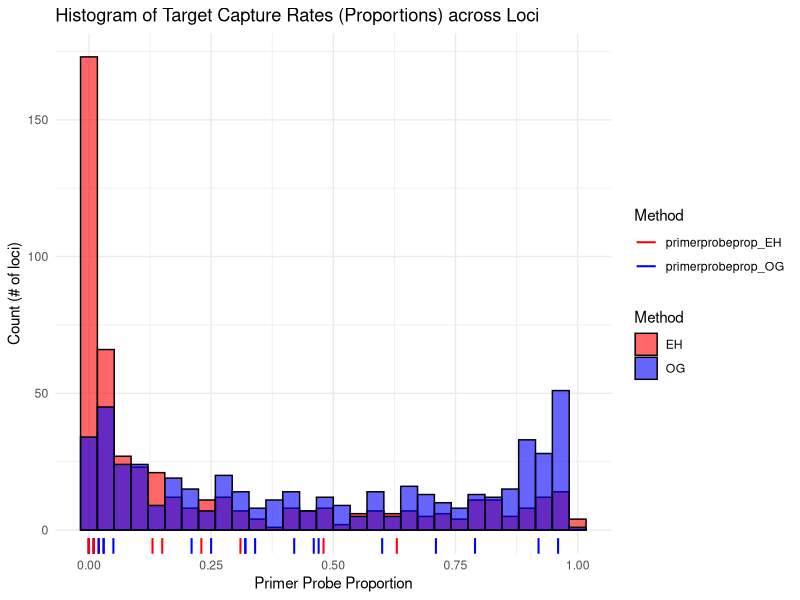

Generate this figure with R: (Note: this script raises an error after producing the figure.)
# Install packages
install.packages("readxl")

# Load required libraries
library(readxl)
library(ggplot2)
library(tidyr)
library(dplyr)

#Read in the Excel file
data <- read_excel("GTscore_Summary_comparison.xlsx", sheet = "locus_summary")
to_remove <- read_excel("GTscore_Summary_comparison.xlsx", sheet = "to_remove")

# Optional: check your column names
print(colnames(data))

#Reshape to long format
data_long <- data %>%
  pivot_longer(cols = c(primerprobeprop_EH, primerprobeprop_OG),
               names_to = "GenotypeType",
               values_to = "Proportion") %>%
  mutate(Proportion = as.numeric(Proportion))  # <-- Force numeric

# Filter data_long for the loci to be removed
highlight_loci <- data_long %>%
  filter(locus %in% to_remove$locus)
highlight_loci <- inner_join(data, to_remove, by = "locus")
highlight_long <- inner_join(highlight_loci, data_long, by = "locus")

#Let's create a histogram overlaying the proportion of primer probe reads captured by each locus for both methods (EH and OG)
histogram_loci <-ggplot(data_long, aes(x = Proportion, fill = GenotypeType)) +
  geom_histogram(position = "identity", bins = 30, alpha = 0.6, color = "black") +
  geom_rug(data = highlight_long, aes(x = Proportion, color = GenotypeType),
           sides = "b", size = 0.7, inherit.aes = FALSE) +
  scale_fill_manual(values = c("primerprobeprop_EH" = "red", "primerprobeprop_OG" = "blue"),
                    labels = c("EH", "OG")) +
  scale_color_manual(values = c("primerprobeprop_EH" = "red", "primerprobeprop_OG" = "blue")) +
  labs(
    title = "Histogram of Target Capture Rates (Proportions) across Loci",
    x = "Primer Probe Proportion",
    y = "Count (# of loci)",
    fill = "Method",
    color = "Method"
  ) +
  theme_minimal()#This figure shows us that EH methods performed poorly compared to OG methods
ggsave(filename = "histogram_loci.jpeg", plot = histogram_loci, dpi = 300, width = 8, height = 6, units = "in")


#Let's plot a scatter plot to compare primer probe reads across loci, for both EH and OG methods
data$primerprobeprop_OG <- as.numeric(data$primerprobeprop_OG)
data$primerprobeprop_EH <- as.numeric(data$primerprobeprop_EH)

stopifnot(all(c("primerprobeprop_OG", "primerprobeprop_EH") %in% colnames(highlight_loci)))

scatter_loci <- ggplot(data, aes(x = primerprobeprop_OG, y = primerprobeprop_EH)) +
  geom_point(color = "darkgreen", alpha = 0.7) +
  # Overlay to_remove loci with different style
  geom_point(data = highlight_loci, aes(x = primerprobeprop_OG, y = primerprobeprop_EH),
             color = "black", shape = 21, fill = "yellow", size = 3, stroke = 1.2) +
  geom_abline(slope = 1, intercept = 0, linetype = "dashed", color = "red") +
  scale_x_continuous(
    name = "Original GTseq method (OG)",
    breaks = seq(0, 1, by = 0.2)
  ) +
  scale_y_continuous(
    name = "Emma's GTseq method (EH)",
    breaks = seq(0, 1, by = 0.2)
  ) +
  labs(title = "Primer Probe Proportion Across Loci: EH vs OG") +
  theme_minimal() #The plot shows most points falling below the slope line, which 
#indicates that the OG methods performed better for the majority of loci
ggsave(filename = "scatter_loci.jpeg", plot = scatter_loci, dpi = 300, width = 8, height = 6, units = "in")

#Now let's repeat these but for the individual summary instead
data2 <- read_excel("GTscore_Summary_comparison.xlsx", sheet = "individual_summary")

histogram_individuals <- ggplot(data2, aes(x = Primer.Probe.Proportion, fill = treatment)) +
  geom_histogram(position = "identity", bins = 30, alpha = 0.5, color = "black") +
  scale_fill_manual(values = c("OG" = "blue", "EH" = "red")) +
  labs(
    title = "Primer Probe Proportions for Individuals Under Two Treatments",
    x = "Primer Probe Proportion",
    y = "Number of Individuals"
  ) +
  theme_minimal() #This figure shows us that EH and OG methods performed somewhat 
#similarly at the low end, with OG methods producing a few high primer-probe results
ggsave(filename = "histogram_individuals.jpeg", plot = histogram_individuals, dpi = 300, width = 8, height = 6, units = "in")


#scatter plot for individual summary
# Step 1: Pivot wider to get one row per sample with separate EH and OG columns
data_wide <- data2 %>%
  pivot_wider(names_from = treatment, values_from = Primer.Probe.Proportion)

# Step 2: Ensure numeric (just in case)
data_wide$OG <- as.numeric(data_wide$OG)
data_wide$EH <- as.numeric(data_wide$EH)

###############################################################################
# Step 3: Create scatter plot
scatter_individuals <- ggplot(data2, aes(x = sample, y = treatme)) +
  geom_point(color = "darkgreen", alpha = 0.7) +
  geom_abline(slope = 1, intercept = 0, linetype = "dashed", color = "red") +
  scale_x_continuous(
    name = "Original GTseq method (OG)",
    breaks = seq(0, 1, by = 0.2)
  ) +
  scale_y_continuous(
    name = "Emma's GTseq method (EH)",
    breaks = seq(0, 1, by = 0.2)
  ) +
  labs(title = "Primer Probe Proportion for Individuals: EH vs OG") +
  theme_minimal() #This plot shows, unlike the locus summary plot, a large 
#cluster of individuals that EH methods worked better for, and then a number of 
#samples spread over a large range that performed better with OG methods
ggsave(filename = "scatter_individuals", plot = scatter_individuals, dpi = 300, width = 8, height = 6, units = "in")


#histogram for individual summary of off-target reads
ggplot(data_long2, aes(x = Proportion, fill = GenotypeType)) +
  geom_histogram(position = "identity", bins = 30, alpha = 0.6, color = "black") +
  scale_fill_manual(values = c("Primer.Probe.ProportionEH" = "red", "Primer.Probe.ProportionOG" = "blue"),
                    labels = c("EH", "OG")) +
  labs(
    title = "Histogram of Target Capture Rates (Proportions) for Individuals",
    x = "Primer Probe Proportion",
    y = "Count (# of loci)",
    fill = "Method"
  ) +
  theme_minimal()

